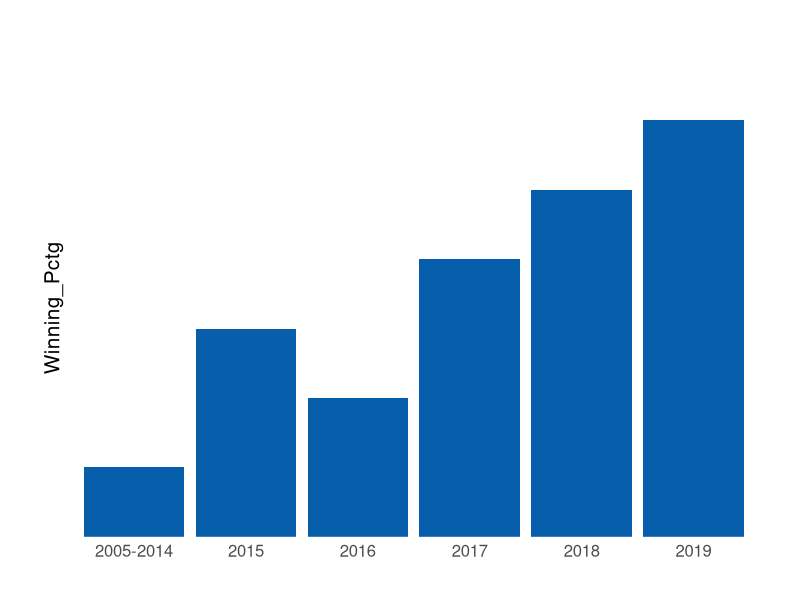

The R script that drew this image:
library(ggplot2)
library(scales)
library(png)

fmu_df <- read.csv("FMU_record.csv", stringsAsFactors = FALSE)
w_2005_2014 <- sum(fmu_df$W[fmu_df$Year < 2015])
l_2005_2014 <- sum(fmu_df$L[fmu_df$Year < 2015])
wpctg_2005_2014 <- w_2005_2014 / (w_2005_2014 + l_2005_2014)
row_2005_2014 <- as.data.frame(t(c("2005-2014", w_2005_2014 , l_2005_2014, wpctg_2005_2014)), stringsAsFactors = FALSE) # t for transpose
# https://stackoverflow.com/questions/3651198/r-insert-a-vector-as-a-row-in-data-frame
names(row_2005_2014) <- names(fmu_df)
fmu_df_2 <- rbind(row_2005_2014, fmu_df[fmu_df$Year > 2014,])

theme_plot <- function(...) {
  # theme_minimal() +
  theme( 
    axis.title.x = element_blank(),
    # axis.title.y = element_blank(),
    axis.title.y = element_text(vjust=0, size = 15),
    axis.ticks = element_blank(),
    axis.text.x = element_text(size = 12, angle = 0, vjust = 1, hjust = 0.5),
    axis.text.y = element_blank(), 
    panel.grid.major.x = element_blank(),
    panel.grid.major.y = element_blank(),
    # panel.grid.major.y = element_line(colour = "gray75"),
    panel.grid.minor = element_blank(), 
    # text = element_text(size=16), 
    plot.title = element_text(vjust = 10, size = 30), 
    plot.subtitle = element_text(vjust = 10, size = 15),
    plot.margin = unit(c(2,1,1,1), "cm"),
    panel.background = element_rect(fill = 'white', color = "white"),
    # plot.background = element_rect(fill = 'gray95'),
    panel.border = element_blank(),
    legend.position = "none"
  )
}

p_fmu <- ggplot(fmu_df_2) + geom_bar(aes(x = Year, y = Winning_Pctg), stat = "identity", fill = "#075EAB") +
         theme_plot()
         
print(p_fmu)